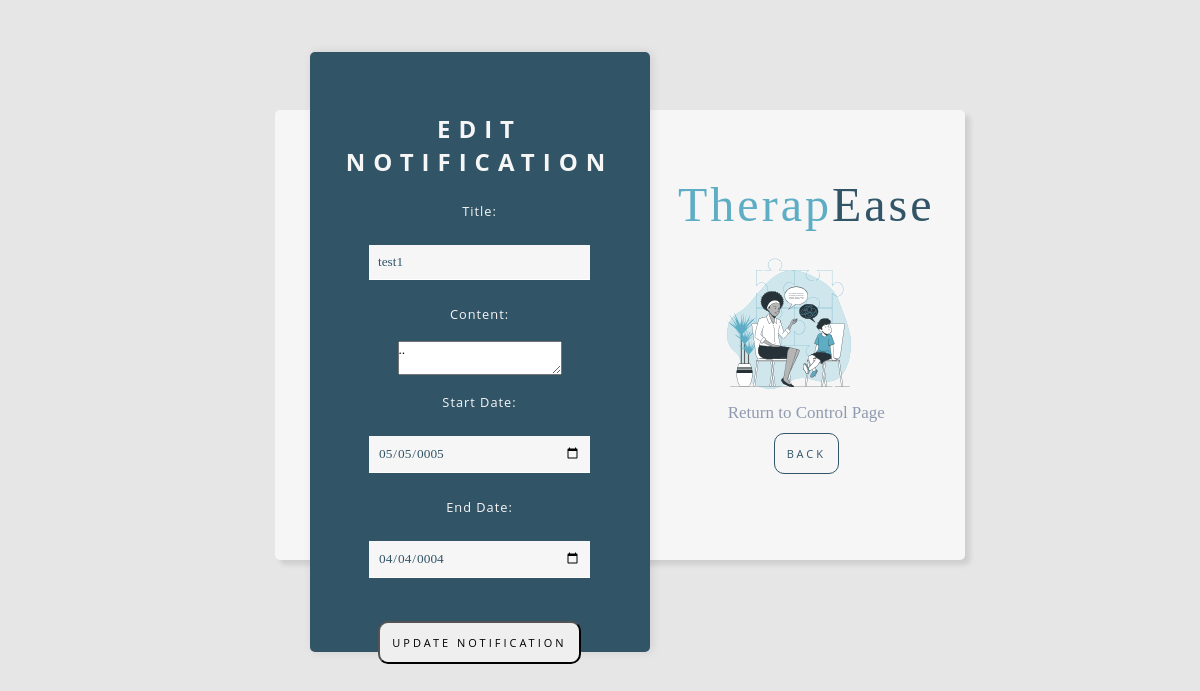
Page /admin_panel/adminView/edit_notification.php?id=22 on the committed database.
### tables this page shows
CREATE TABLE `notifications` (
  `id` int(11) NOT NULL,
  `title` varchar(255) NOT NULL,
  `content` text NOT NULL,
  `start_date` date NOT NULL,
  `end_date` date NOT NULL,
  `isAdmin` tinyint(1) DEFAULT 0
);

### admin_panel/adminView/edit_notification.php (the view, shortened to what this page needs)
<?php
include_once "../inc/connections.php";
if(isset($_GET['id'])) {
    $advertisement_id = $_GET['id'];
    $sql = "SELECT * FROM notifications WHERE id = $advertisement_id";
    $result = mysqli_query($conn, $sql);
    if(mysqli_num_rows($result) > 0) {
        $advertisement = mysqli_fetch_assoc($result);
    } else {
        echo "notification not found.";
        exit;
    }
} else {
    echo "notification ID not provided.";
    exit;
}
?>
<!DOCTYPE html>
<html lang="en">
<head>
    <link rel="stylesheet" href="add.css">
</head>
<body>
<div class="container">
  <div class="welcome">
    <div class="bluebox">
      <div class="signin">
        <h1>Edit Notification</h1>
<form method="post">
    <label for="title">Title:</label><br>
    <input type="text" id="title" name="title" value="<?php echo $advertisement['title']; ?>"><br>
    <label for="content">Content:</label><br>
    <textarea id="content" name="content"><?php echo $advertisement['content']; ?></textarea><br>
    <label for="start_date">Start Date:</label><br>
    <input type="date" id="start_date" name="start_date" value="<?php echo $advertisement['start_date']; ?>"><br>
    <label for="end_date">End Date:</label><br>
    <input type="date" id="end_date" name="end_date" value="<?php echo $advertisement['end_date']; ?>"><br><br>
    <button type="submit">Update Notification</button>
</form>
</div>
    </div>
    <div class="rightbox">
      <h2 class="title"><span>Therap</span>Ease</h2>
      <img class="imag" src="Autism-bro.svg"/>
      <p class="account">Return to Control Page</p>
      <button class="button" onclick="window.location.href='../admin.php';">Back</button>
    </div>
    </div>
 </div>
</body>
</html>

### admin_panel/adminView/add.css (style rules this page uses)
* { margin: 0; padding: 0; box-sizing: border-box; font-family: 'K2D' ; }
body { background:#e6e6e6; }
.container { margin: auto; width: 650px; height: 550px; position: relative; }
.welcome { background: #f6f6f6; width: 650px; height: 415px; position: absolute; top: 25%; border-radius: 5px; box-shadow: 5px 5px 5px rgba(0,0,0,.1); }
.bluebox { position: absolute; top: -10%; left: 5%; background: #315467; width: 320px; height: 500px; border-radius: 5px; box-shadow: 2px 0 10px rgba(0,0,0,.1); transition: all .5s ease-in-out; z-index: 2; }
.rightbox { position: absolute; width: 50%; right: -2%; }
h1 { font-family: 'Open Sans', sans-serif; text-align: center; margin-top: 60px; text-transform: uppercase; color: #f6f6f6; font-size: 1.5em; letter-spacing: 8px; padding-bottom: 1.5rem; }
.title { font-family: 'K2D'; color: #315467; font-size: 3em; line-height: 1.1em; letter-spacing: 3px; text-align: center; font-weight: 300; margin-top: 20%; }
.account { margin-top: 45%; font-size: 17px; text-align: center; padding-top: 1rem; color: #8E9AAF; }
span { color: #5dadc4; }
.imag { position: absolute; width: 140px; height: 140px; top: 40%; left: 25%; opacity: 1; }
button { padding: 12px; font-family: 'Open Sans', sans-serif; text-transform: uppercase; letter-spacing: 3px; font-size: 11px; border-radius: 10px; margin: auto; outline: none; display: block; }
.button { margin-top: 3%; background: #f6f6f6; color: #315467; border: solid 1px #315467; }
form { display: flex; align-items: center; flex-direction: column; padding-top:0px; }
input { background: #f6f6f6; width: 65%; color: #315467; border: none; border-bottom: 1px solid #fff; padding: 9px; margin: 7px; }
label { font-family: 'Open Sans', sans-serif; color: #f6f6f6; font-size: 0.8rem; letter-spacing: 1px; }
@media (min-width:475px) { .container { max-width: 475px; } }
@media (min-width: 640px) { .container { max-width: 640px; } }
@media (min-width: 768px) { .container { max-width: 768px; } }
@media (min-width: 1024px) { .container { max-width: 1024px; } }

### admin_panel/adminView/edit_notification.php (style rules this page uses)
.bluebox { width: 340px; height: 600px; top: -13%; }
.welcome { width: 690px; height: 450px; top: 20%; }

### rows in the picture
notifications: title "test1", content "..", start_date "05/05/0005", end_date "04/04/0004"
